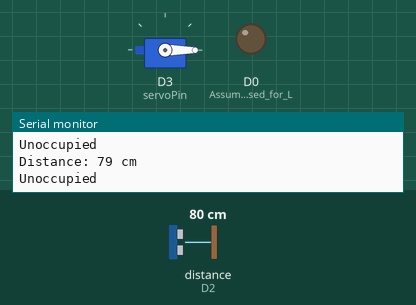
Recording of a sketch running on a simulated ESP8266 (NodeMCU). Shown: servo, output pins drawn as LEDs (lit = HIGH), the last lines printed to the serial monitor. Wiring (inferred from the names in the program): ultrasonic range finder: trigger D1; echo D2. Inputs (shaded band) come from the test bench; at power-on: distance to the obstacle (sensor on D2) 80 cm. The echo pulse lasts 58.3 µs per cm; WiFi joins after 1.5 s; servers stay silent unless stated; pins used as bus, display or sensor lines are not drawn.

Above: at 3.0 s.
3.1 s: distance to the obstacle (sensor on D2) set to 55 cm
4.6 s: distance to the obstacle (sensor on D2) set to 47 cm
At 5.4 s:
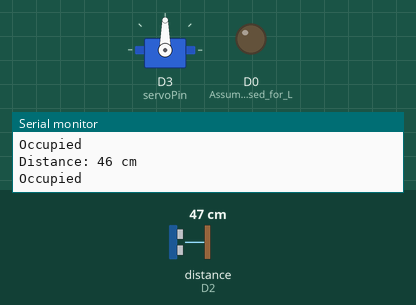
6.1 s: distance to the obstacle (sensor on D2) set to 60 cm
At 7.4 s:
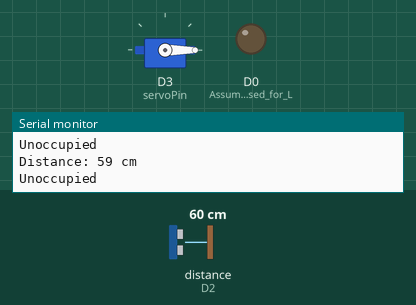
7.7 s: distance to the obstacle (sensor on D2) set to 2 cm
At 8.7 s:
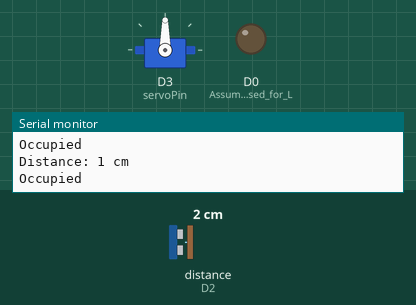
Timing chart, 0 to 10.2 s (numbered marks = the images above; inputs shaded):
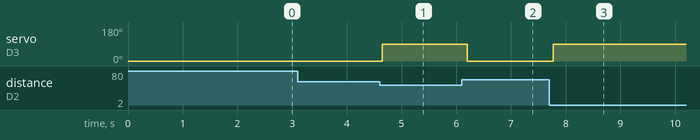

The sketch:

smart-toilet-occupancy.ino
```cpp
#define BLYNK_TEMPLATE_ID "YOUR_BLYNK_TEMPLATE_ID"
#define BLYNK_TEMPLATE_NAME "SmartToilet"
#define BLYNK_AUTH_TOKEN "YOUR_BLYNK_AUTH_TOKEN"

#define BLYNK_PRINT Serial
#include <ESP8266WiFi.h>
#include <Servo.h>
#include <BlynkSimpleEsp8266.h>

char auth[] = BLYNK_AUTH_TOKEN;
char ssid[] = "YOUR_WIFI_NAME";   // Enter your WiFi name
char pass[] = "YOUR_WIFI_PASSWORD"; // Enter your WiFi password

const int trigPin = D1; // GPIO5
const int echoPin = D2; // GPIO4
const int servoPin = D3; // GPIO0

Servo myServo;

long duration;
int distance;

// Variable to store the occupancy status
String occupancyStatus = "Unoccupied";

// Function to send occupancy status to Blynk
void sendOccupancyStatus() {
  Blynk.virtualWrite(V0, occupancyStatus); // V1 is the virtual pin for occupancy status
}

void setup() {
  pinMode(D0, OUTPUT); // Assuming D0 is used for LED, adjust as necessary
  Serial.begin(9600);
  myServo.attach(servoPin);
  pinMode(trigPin, OUTPUT);
  pinMode(echoPin, INPUT);
  myServo.write(0); // Initial position of the servo
  Blynk.begin(auth, ssid, pass, "blynk.cloud", 80); // Initialize Blynk
}

void loop() {
  Blynk.run(); // Run Blynk

  digitalWrite(trigPin, LOW);
  delayMicroseconds(2);
  digitalWrite(trigPin, HIGH);
  delayMicroseconds(10);
  digitalWrite(trigPin, LOW);

  duration = pulseIn(echoPin, HIGH);
  distance = duration * 0.034 / 2;

  Serial.print("Distance: ");
  Serial.print(distance);
  Serial.println(" cm");

  if (distance < 50) {
    Serial.println("Occupied"); // Debugging statement
    myServo.write(90); // Adjust the angle as per your servo's specifications
    occupancyStatus = "Occupied";
  } else {
    Serial.println("Unoccupied"); // Debugging statement
    myServo.write(0); // Close the servo
    occupancyStatus = "Unoccupied";
  }

  sendOccupancyStatus();

  delay(100); // Adjust delay based on your specific needs
}
```

Measured:
- the behaviour switches between 51 and 50 cm on distance to the obstacle (sensor on D2) (found by bisection; images 0 and 1)
- after the input at 4.6 s, servo on D3 (servoPin): 0° → 90° at once
- after the input at 6.1 s, servo on D3 (servoPin): 90° → 0° after 0.10 s
- after the input at 7.7 s, servo on D3 (servoPin): 0° → 90° after 0.07 s
